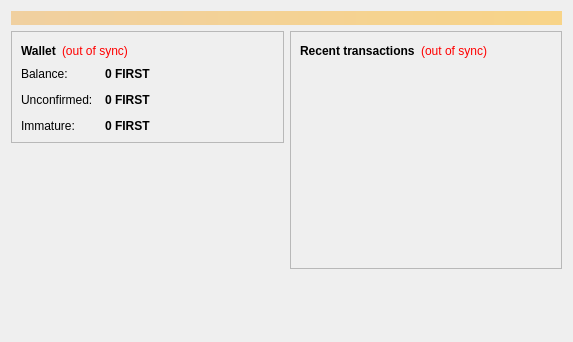
<?xml version="1.0" encoding="UTF-8"?>
<ui version="4.0">
 <class>OverviewPage</class>
 <widget class="QWidget" name="OverviewPage">
  <property name="geometry">
   <rect>
    <x>0</x>
    <y>0</y>
    <width>573</width>
    <height>342</height>
   </rect>
  </property>
  <property name="windowTitle">
   <string>Form</string>
  </property>
  <layout class="QVBoxLayout" name="topLayout">
   <item>
    <widget class="QLabel" name="labelAlerts">
     <property name="visible">
      <bool>false</bool>
     </property>
     <property name="styleSheet">
      <string notr="true">background-color: qlineargradient(x1: 0, y1: 0, x2: 1, y2: 0, stop:0 #F0D0A0, stop:1 #F8D488); color:#000000;</string>
     </property>
     <property name="wordWrap">
      <bool>true</bool>
     </property>
     <property name="margin">
      <number>3</number>
     </property>
    </widget>
   </item>
   <item>
    <layout class="QHBoxLayout" name="horizontalLayout" stretch="1,1">
     <item>
      <layout class="QVBoxLayout" name="verticalLayout_2">
       <item>
        <widget class="QFrame" name="frame">
         <property name="frameShape">
          <enum>QFrame::StyledPanel</enum>
         </property>
         <property name="frameShadow">
          <enum>QFrame::Raised</enum>
         </property>
         <layout class="QVBoxLayout" name="verticalLayout_4">
          <item>
           <layout class="QHBoxLayout" name="horizontalLayout_4">
            <item>
             <widget class="QLabel" name="label_5">
              <property name="font">
               <font>
                <weight>75</weight>
                <bold>true</bold>
               </font>
              </property>
              <property name="text">
               <string>Wallet</string>
              </property>
             </widget>
            </item>
            <item>
             <widget class="QLabel" name="labelWalletStatus">
              <property name="toolTip">
               <string>The displayed information may be out of date. Your wallet automatically synchronizes with the FirstByteCoin network after a connection is established, but this process has not completed yet.</string>
              </property>
              <property name="styleSheet">
               <string notr="true">QLabel { color: red; }</string>
              </property>
              <property name="text">
               <string notr="true">(out of sync)</string>
              </property>
              <property name="alignment">
               <set>Qt::AlignLeading|Qt::AlignLeft|Qt::AlignVCenter</set>
              </property>
             </widget>
            </item>
            <item>
             <spacer name="horizontalSpacer_2">
              <property name="orientation">
               <enum>Qt::Horizontal</enum>
              </property>
              <property name="sizeHint" stdset="0">
               <size>
                <width>40</width>
                <height>20</height>
               </size>
              </property>
             </spacer>
            </item>
           </layout>
          </item>
          <item>
           <layout class="QFormLayout" name="formLayout_2">
            <property name="fieldGrowthPolicy">
             <enum>QFormLayout::AllNonFixedFieldsGrow</enum>
            </property>
            <property name="horizontalSpacing">
             <number>12</number>
            </property>
            <property name="verticalSpacing">
             <number>12</number>
            </property>
            <item row="0" column="0">
             <widget class="QLabel" name="label">
              <property name="text">
               <string>Balance:</string>
              </property>
             </widget>
            </item>
            <item row="0" column="1">
             <widget class="QLabel" name="labelBalance">
              <property name="font">
               <font>
                <weight>75</weight>
                <bold>true</bold>
               </font>
              </property>
              <property name="cursor">
               <cursorShape>IBeamCursor</cursorShape>
              </property>
              <property name="toolTip">
               <string>Your current balance</string>
              </property>
              <property name="text">
               <string notr="true">0 FIRST</string>
              </property>
              <property name="textInteractionFlags">
               <set>Qt::LinksAccessibleByMouse|Qt::TextSelectableByKeyboard|Qt::TextSelectableByMouse</set>
              </property>
             </widget>
            </item>
            <item row="1" column="0">
             <widget class="QLabel" name="label_3">
              <property name="text">
               <string>Unconfirmed:</string>
              </property>
             </widget>
            </item>
            <item row="1" column="1">
             <widget class="QLabel" name="labelUnconfirmed">
              <property name="font">
               <font>
                <weight>75</weight>
                <bold>true</bold>
               </font>
              </property>
              <property name="cursor">
               <cursorShape>IBeamCursor</cursorShape>
              </property>
              <property name="toolTip">
               <string>Total of transactions that have yet to be confirmed, and do not yet count toward the current balance</string>
              </property>
              <property name="text">
               <string notr="true">0 FIRST</string>
              </property>
              <property name="textInteractionFlags">
               <set>Qt::LinksAccessibleByMouse|Qt::TextSelectableByKeyboard|Qt::TextSelectableByMouse</set>
              </property>
             </widget>
            </item>
            <item row="2" column="0">
             <widget class="QLabel" name="labelImmatureText">
              <property name="text">
               <string>Immature:</string>
              </property>
             </widget>
            </item>
            <item row="2" column="1">
             <widget class="QLabel" name="labelImmature">
              <property name="font">
               <font>
                <weight>75</weight>
                <bold>true</bold>
               </font>
              </property>
              <property name="toolTip">
               <string>Mined balance that has not yet matured</string>
              </property>
              <property name="text">
               <string notr="true">0 FIRST</string>
              </property>
              <property name="textInteractionFlags">
               <set>Qt::LinksAccessibleByMouse|Qt::TextSelectableByKeyboard|Qt::TextSelectableByMouse</set>
              </property>
             </widget>
            </item>
           </layout>
          </item>
         </layout>
        </widget>
       </item>
       <item>
        <spacer name="verticalSpacer">
         <property name="orientation">
          <enum>Qt::Vertical</enum>
         </property>
         <property name="sizeHint" stdset="0">
          <size>
           <width>20</width>
           <height>40</height>
          </size>
         </property>
        </spacer>
       </item>
      </layout>
     </item>
     <item>
      <layout class="QVBoxLayout" name="verticalLayout_3">
       <item>
        <widget class="QFrame" name="frame_2">
         <property name="frameShape">
          <enum>QFrame::StyledPanel</enum>
         </property>
         <property name="frameShadow">
          <enum>QFrame::Raised</enum>
         </property>
         <layout class="QVBoxLayout" name="verticalLayout">
          <item>
           <layout class="QHBoxLayout" name="horizontalLayout_2">
            <item>
             <widget class="QLabel" name="label_4">
              <property name="text">
               <string>&lt;b&gt;Recent transactions&lt;/b&gt;</string>
              </property>
             </widget>
            </item>
            <item>
             <widget class="QLabel" name="labelTransactionsStatus">
              <property name="toolTip">
               <string>The displayed information may be out of date. Your wallet automatically synchronizes with the FirstByteCoin network after a connection is established, but this process has not completed yet.</string>
              </property>
              <property name="styleSheet">
               <string notr="true">QLabel { color: red; }</string>
              </property>
              <property name="text">
               <string notr="true">(out of sync)</string>
              </property>
              <property name="alignment">
               <set>Qt::AlignRight|Qt::AlignTrailing|Qt::AlignVCenter</set>
              </property>
             </widget>
            </item>
            <item>
             <spacer name="horizontalSpacer">
              <property name="orientation">
               <enum>Qt::Horizontal</enum>
              </property>
              <property name="sizeHint" stdset="0">
               <size>
                <width>40</width>
                <height>20</height>
               </size>
              </property>
             </spacer>
            </item>
           </layout>
          </item>
          <item>
           <widget class="QListView" name="listTransactions">
            <property name="styleSheet">
             <string notr="true">QListView { background: transparent; }</string>
            </property>
            <property name="frameShape">
             <enum>QFrame::NoFrame</enum>
            </property>
            <property name="verticalScrollBarPolicy">
             <enum>Qt::ScrollBarAlwaysOff</enum>
            </property>
            <property name="horizontalScrollBarPolicy">
             <enum>Qt::ScrollBarAlwaysOff</enum>
            </property>
            <property name="selectionMode">
             <enum>QAbstractItemView::NoSelection</enum>
            </property>
           </widget>
          </item>
         </layout>
        </widget>
       </item>
       <item>
        <spacer name="verticalSpacer_2">
         <property name="orientation">
          <enum>Qt::Vertical</enum>
         </property>
         <property name="sizeHint" stdset="0">
          <size>
           <width>20</width>
           <height>40</height>
          </size>
         </property>
        </spacer>
       </item>
      </layout>
     </item>
    </layout>
   </item>
  </layout>
 </widget>
 <resources/>
 <connections/>
</ui>
